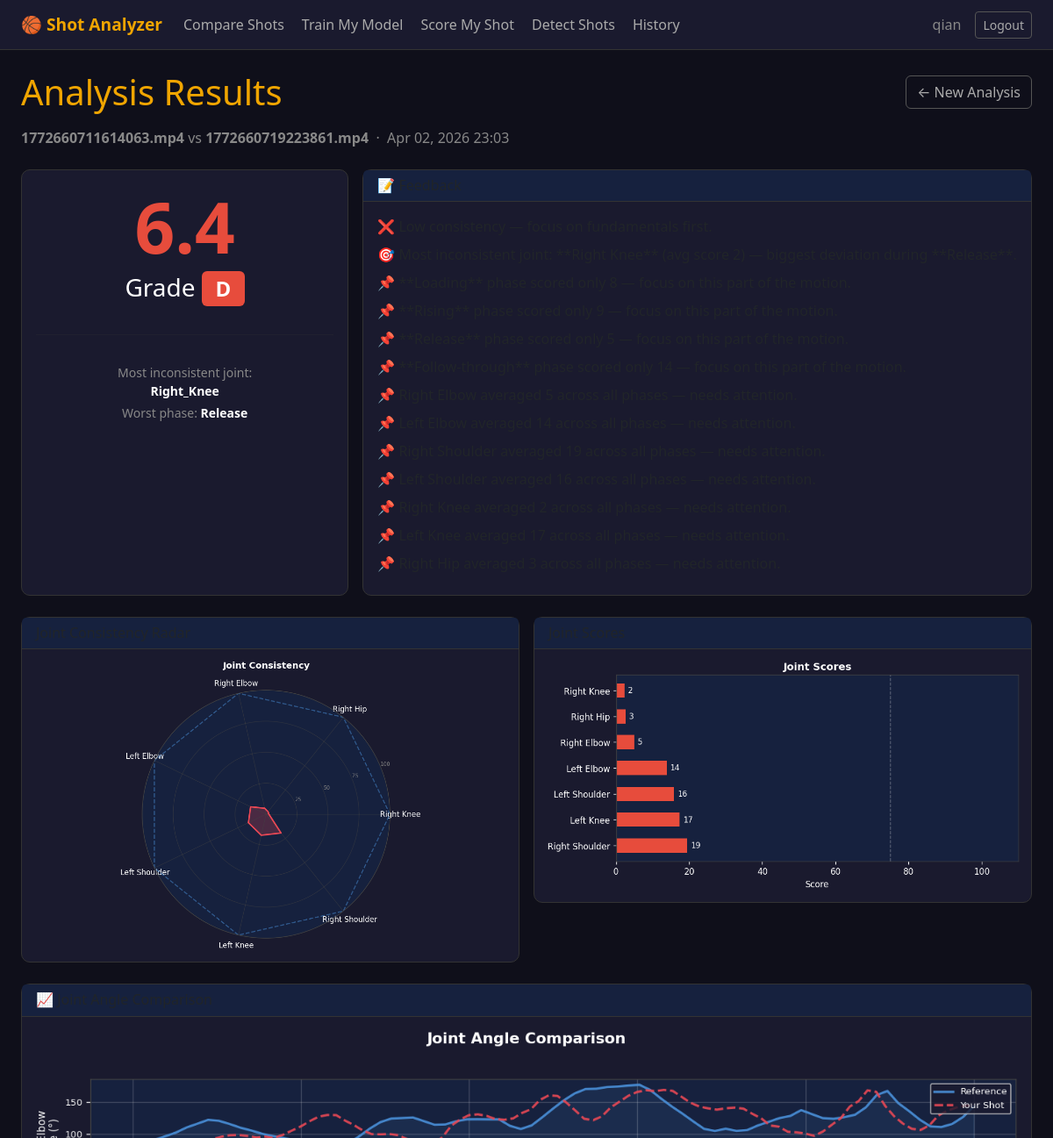
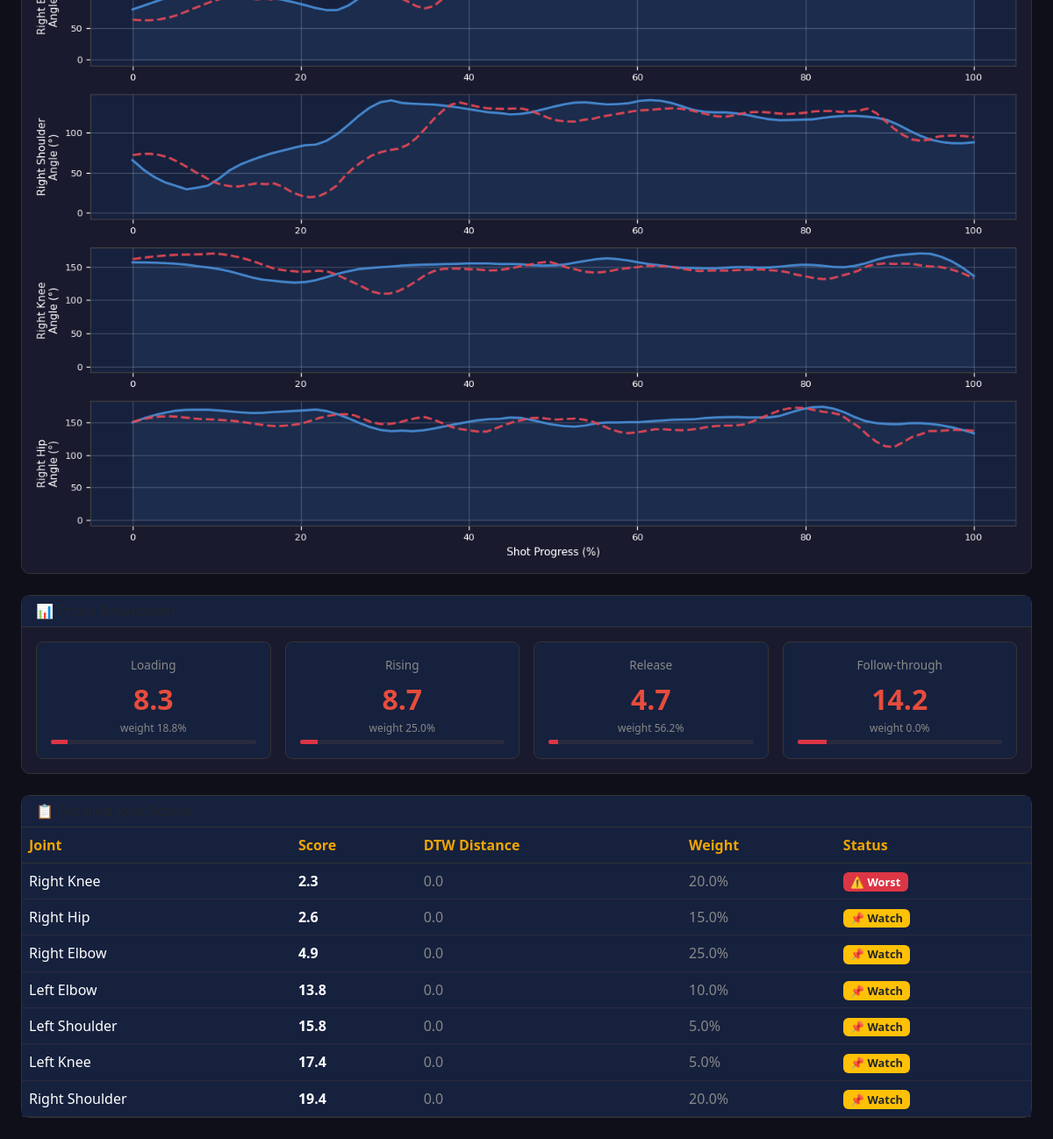
Page /results/20/ (signed in) on the committed database (2 pictures, top to bottom).
### shot_analyzer/models.py (models this page shows, shortened)
class AnalysisSession(models.Model):
    user = models.ForeignKey(User, on_delete=models.CASCADE, related_name='sessions')
    created_at = models.DateTimeField(auto_now_add=True)
    ref_video_name = models.CharField(max_length=255)
    user_video_name = models.CharField(max_length=255)
    overall_score = models.FloatField()
    grade = models.CharField(max_length=5)
    most_inconsistent_joint = models.CharField(max_length=50)
    most_inconsistent_phase = models.CharField(max_length=50)
    feedback_json = models.TextField()       # JSON list[str]
    joint_scores_json = models.TextField()   # JSON list[dict]
    chart_score_card = models.TextField()    # base64 PNG
    chart_radar = models.TextField()         # base64 PNG
    chart_joint_bars = models.TextField()    # base64 PNG
    chart_angle_curves = models.TextField(blank=True)  # base64 PNG
    phase_scores_json  = models.TextField(default='[]')  # JSON list[dict]
    class Meta:
        ordering = ['-created_at']

### shot_analyzer/views.py (the view)
# urls.py: path('results/<int:session_id>/', views.results,       name='results'),
@login_required
def results(request, session_id):
    session = get_object_or_404(AnalysisSession, id=session_id, user=request.user)
    return render(request, 'shot_analyzer/results.html', {
        'session':      session,
        'feedback':     json.loads(session.feedback_json),
        'joint_scores': json.loads(session.joint_scores_json),
        'phase_scores': json.loads(session.phase_scores_json),
        'joint_labels': JOINT_LABELS,
    })

### shot_analyzer/templates/shot_analyzer/results.html (shortened to what this page needs)
{% extends 'shot_analyzer/base.html' %}
{% block content %}
<div class="d-flex align-items-center justify-content-between mb-3">
  <h1 class="mb-0">Analysis Results</h1>
  <a href="{% url 'compare' %}" class="btn btn-outline-secondary">← New Analysis</a>
</div>
<p class="text-muted mb-4">
  <strong>{{ session.ref_video_name }}</strong> vs <strong>{{ session.user_video_name }}</strong>
  &nbsp;·&nbsp; {{ session.created_at|date:"M d, Y H:i" }}
</p>
<div class="row g-3 mb-4 align-items-stretch">
  <div class="col-md-4">
    <div class="card h-100 text-center p-3">
      <div class="display-1 fw-bold score-color-{{ session.grade|lower }}">{{ session.overall_score }}</div>
      <div class="fs-3 text-white">Grade <span class="badge badge-{{ session.grade|lower }} fs-4">{{ session.grade }}</span></div>
      <hr class="section-divider">
      <div class="text-muted small">
        Most inconsistent joint:<br>
        <strong class="text-white">{{ session.most_inconsistent_joint|title }}</strong>
      </div>
      <div class="text-muted small mt-1">
        Worst phase: <strong class="text-white">{{ session.most_inconsistent_phase }}</strong>
      </div>
    </div>
  </div>
  <div class="col-md-8">
    <div class="card h-100">
      <div class="card-header"><h6 class="mb-0">📝 Feedback</h6></div>
      <div class="card-body">
        <ul class="list-unstyled mb-0">
          {% for line in feedback %}
            <li class="mb-2">{{ line }}</li>
          {% endfor %}
        </ul>
      </div>
    </div>
  </div>
</div>
<div class="row g-3 mb-4">
  <div class="col-md-6">
    <div class="card">
      <div class="card-header"><h6 class="mb-0">Joint Consistency Radar</h6></div>
      <div class="card-body text-center p-2">
        <img class="img-fluid" style="max-height:340px;">
      </div>
    </div>
  </div>
  <div class="col-md-6">
    <div class="card">
      <div class="card-header"><h6 class="mb-0">Joint Scores</h6></div>
      <div class="card-body text-center p-2">
        <img class="img-fluid" style="max-height:340px;">
      </div>
    </div>
  </div>
</div>
{% if session.chart_angle_curves %}
<div class="card mb-4">
  <div class="card-header"><h6 class="mb-0">📈 Joint Angle Comparison</h6></div>
  <div class="card-body text-center p-2">
    <img class="img-fluid">
  </div>
</div>
{% endif %}
{% if phase_scores %}
<div class="card mb-4">
  <div class="card-header"><h6 class="mb-0">📊 Phase Breakdown</h6></div>
  <div class="card-body">
    <div class="row g-3">
      {% for ps in phase_scores %}
      <div class="col-6 col-md-3">
        <div class="stat-box">
          <div class="stat-label mb-1">{{ ps.phase }}</div>
          <div class="stat-value score-color-{% if ps.score >= 85 %}a{% elif ps.score >= 70 %}b{% elif ps.score >= 55 %}c{% else %}d{% endif %}">
            {{ ps.score }}
          </div>
          <div class="text-muted" style="font-size:0.75rem;">weight {{ ps.weight }}%</div>
          <div class="mt-1">
            <div class="progress" style="height:5px; background:#2a2a3e;">
              <div class="progress-bar {% if ps.score >= 85 %}bg-success{% elif ps.score >= 70 %}bg-primary{% elif ps.score >= 55 %}bg-warning{% else %}bg-danger{% endif %}"
                   style="width:{{ ps.score }}%"></div>
            </div>
          </div>
        </div>
      </div>
      {% endfor %}
    </div>
  </div>
</div>
{% endif %}
<div class="card mb-4">
  <div class="card-header"><h6 class="mb-0">📋 Detailed Joint Scores</h6></div>
  <div class="card-body p-0">
    <table class="table table-dark table-hover mb-0">
      <thead>
        <tr>
          <th>Joint</th>
          <th>Score</th>
          <th>DTW Distance</th>
          <th>Weight</th>
          <th>Status</th>
        </tr>
      </thead>
      <tbody>
        {% for js in joint_scores %}
        <tr {% if js.is_most_inconsistent %}style="background-color:#2a1a1a;"{% endif %}>
          <td>{{ js.label }}</td>
          <td class="fw-bold score-color-{% if js.score >= 85 %}a{% elif js.score >= 70 %}b{% elif js.score >= 55 %}c{% else %}d{% endif %}">
            {{ js.score }}
          </td>
          <td class="text-muted">{{ js.dtw_distance }}</td>
          <td class="text-muted">{{ js.weight }}%</td>
          <td>
            {% if js.is_most_inconsistent %}
              <span class="badge bg-danger">⚠️ Worst</span>
            {% elif js.score >= 75 %}
              <span class="badge bg-success">✅ Good</span>
            {% else %}
              <span class="badge bg-warning text-dark">📌 Watch</span>
            {% endif %}
          </td>
        </tr>
        {% endfor %}
      </tbody>
    </table>
  </div>
</div>
{% endblock %}

### shot_analyzer/templates/shot_analyzer/base.html (shortened to what this page needs)
<!DOCTYPE html>
<html lang="en">
<head>
  <link href="https://cdn.jsdelivr.net/npm/bootstrap@5.3.0/dist/css/bootstrap.min.css" rel="stylesheet">
</head>
<body>
<nav class="navbar navbar-expand-lg">
  <div class="container-fluid px-4">
    <a class="navbar-brand" href="{% url 'home' %}">🏀 Shot Analyzer</a>
    <div class="collapse navbar-collapse" id="navMenu">
      {% if user.is_authenticated %}
      <ul class="navbar-nav me-auto gap-1">
        <li class="nav-item">
          <a class="nav-link {% if request.resolver_match.url_name == 'compare' %}active{% endif %}"
             href="{% url 'compare' %}">Compare Shots</a>
        </li>
        <li class="nav-item">
          <a class="nav-link {% if request.resolver_match.url_name == 'training' %}active{% endif %}"
             href="{% url 'training' %}">Train My Model</a>
        </li>
        <li class="nav-item">
          <a class="nav-link {% if request.resolver_match.url_name == 'score' %}active{% endif %}"
             href="{% url 'score' %}">Score My Shot</a>
        </li>
        <li class="nav-item">
          <a class="nav-link {% if request.resolver_match.url_name == 'detect_shots' %}active{% endif %}"
             href="{% url 'detect_shots' %}">Detect Shots</a>
        </li>
        <li class="nav-item">
          <a class="nav-link {% if request.resolver_match.url_name == 'history' %}active{% endif %}"
             href="{% url 'history' %}">History</a>
        </li>
      </ul>
      <ul class="navbar-nav ms-auto align-items-center gap-2">
        <li class="nav-item">
          <span class="nav-link text-muted">{{ user.username }}</span>
        </li>
        <li class="nav-item">
          <a class="btn btn-outline-secondary btn-sm" href="{% url 'logout' %}">Logout</a>
        </li>
      </ul>
      {% endif %}
    </div>
  </div>
</nav>
<div class="container-fluid px-4 mt-4" style="max-width: 1400px;">
  {% block content %}{% endblock %}
</div>
</body>
</html>

### shot_analyzer/templates/shot_analyzer/base.html (style rules this page uses)
body { background-color: #0F0F1A; color: #FFFFFF; min-height: 100vh; }
.navbar { background-color: #1A1A2E !important; border-bottom: 1px solid #333; }
.navbar-brand { color: #F0A500 !important; font-weight: 700; font-size: 1.2rem; }
.nav-link { color: #AAAAAA !important; }
.card { background-color: #1A1A2E; border: 1px solid #333; border-radius: 10px; }
.card-header { background-color: #16213E; border-bottom: 1px solid #333; }
h1, h2, h3, h4 { color: #F0A500; }
.btn-outline-secondary { color: #AAAAAA; border-color: #555; }
.table { color: #EEE; }
.table-dark { --bs-table-bg: #16213E; --bs-table-border-color: #333; }
.table th { color: #F0A500; border-color: #333 !important; }
.table td { border-color: #2a2a3e !important; }
.badge { font-size: 0.8rem; }
.badge-d { background-color: #E74C3C !important; }
.score-color-d { color: #E74C3C; }
.stat-box { background-color: #16213E; border: 1px solid #333; border-radius: 8px; padding: 1rem; text-align: center; }
.stat-box .stat-value { font-size: 2rem; font-weight: 700; }
.stat-box .stat-label { color: #888; font-size: 0.85rem; }
.section-divider { border-color: #333; margin: 2rem 0; }
.text-muted { color: #888 !important; }

### rows in the picture
AnalysisSession: ref_video_name "1772660711614063.mp4", user_video_name "1772660719223861.mp4", created_at "Apr 02, 2026 23:03", overall_score "6.4", grade "D", most_inconsistent_joint "Right_Knee", most_inconsistent_phase "Release"

### other values in the picture
{{ user.username }} "qian"
{{ line }} "❌ Low consistency — focus on fundamentals first." "🎯 Most inconsistent joint: **Right Knee** (avg score 2) — biggest deviation during **Release**." "📌 **Loading** phase scored only 8 — focus on this part of the motion." "📌 **Rising** phase scored only 9 — focus on this part of the motion." "📌 **Release** phase scored only 5 — focus on this part of the motion." "📌 **Follow-through** phase scored only 14 — focus on this part of the motion." "📌 Right Elbow averaged 5 across all phases — needs attention." "📌 Left Elbow averaged 14 across all phases — needs attention." "📌 Right Shoulder averaged 19 across all phases — needs attention." "📌 Left Shoulder averaged 16 across all phases — needs attention." "📌 Right Knee averaged 2 across all phases — needs attention." "📌 Left Knee averaged 17 across all phases — needs attention." "📌 Right Hip averaged 3 across all phases — needs attention."
{{ ps.phase }} "Loading" "Rising" "Release" "Follow-through"
{{ ps.score }} "8.3" "8.7" "4.7" "14.2"
{{ ps.weight }} "18.8" "25.0" "56.2" "0.0"
{{ js.label }} "Right Knee" "Right Hip" "Right Elbow" "Left Elbow" "Left Shoulder" "Left Knee" "Right Shoulder"
{{ js.score }} "2.3" "2.6" "4.9" "13.8" "15.8" "17.4" "19.4"
{{ js.dtw_distance }} "0.0" "0.0" "0.0" "0.0" "0.0" "0.0" "0.0"
{{ js.weight }} "20.0" "15.0" "25.0" "10.0" "5.0" "5.0" "20.0"
